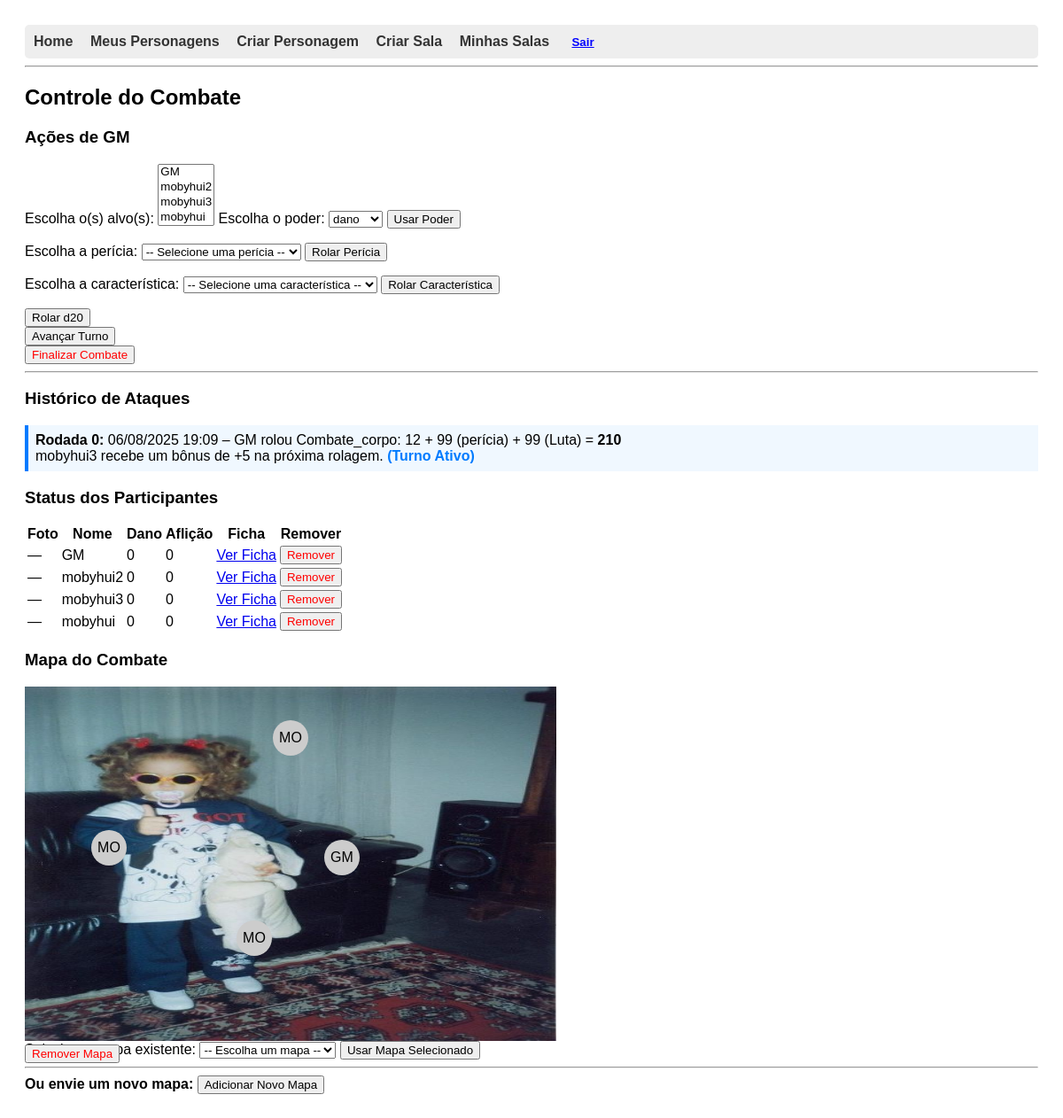
The page /combate/76/ (signed in) on the database its author committed.
### combate/models.py (models this page shows, shortened)
class Turno(models.Model):
    combate = models.ForeignKey(Combate, on_delete=models.CASCADE)
    personagem = models.ForeignKey(Personagem, on_delete=models.CASCADE)
    ordem = models.PositiveIntegerField()
    ativo = models.BooleanField(default=False)
    criado_em = models.DateTimeField(auto_now_add=True)
    descricao = models.TextField(blank=True, null=True)  # <-- Adicione esta linha!

class Participante(models.Model):
    personagem = models.ForeignKey(Personagem, on_delete=models.CASCADE)
    combate = models.ForeignKey(Combate, on_delete=models.CASCADE)
    iniciativa = models.IntegerField()
    dano = models.IntegerField(default=0)
    aflicao = models.IntegerField(default=0)
    bonus_temporario = models.IntegerField(default=0)      # Para Buff
    penalidade_temporaria = models.IntegerField(default=0) # Para Debuff

class Mapa(models.Model):
    nome = models.CharField(max_length=100)
    imagem = models.ImageField(upload_to='mapas/')
    combate = models.ForeignKey('Combate', on_delete=models.CASCADE, related_name='mapas', blank=True, null=True)  # <-- Torne opcional
    criado_por = models.ForeignKey('auth.User', on_delete=models.CASCADE)
    criado_em = models.DateTimeField(auto_now_add=True)

class PosicaoPersonagem(models.Model):
    mapa = models.ForeignKey(Mapa, on_delete=models.CASCADE)
    participante = models.ForeignKey('Participante', on_delete=models.CASCADE)
    x = models.IntegerField(default=0)
    y = models.IntegerField(default=0)

### personagens/models.py (models this page shows, shortened)
class Personagem(models.Model):
    especialidade_casting_ability = models.CharField(
        max_length=20,
        choices=CASTING_ABILITY_CHOICES,
        verbose_name="Habilidade de Conjuração da Especialidade",
        default='inteligencia'
    )
    nome = models.CharField(max_length=100)
    usuario = models.ForeignKey(User, on_delete=models.CASCADE)
    nivel_poder = models.IntegerField(default=10)
    foto = models.ImageField(upload_to='personagens_fotos/', blank=True, null=True)
    forca = models.IntegerField(default=0)
    vigor = models.IntegerField(default=0)
    destreza = models.IntegerField(default=0)
    agilidade = models.IntegerField(default=0)
    luta = models.IntegerField(default=0)
    inteligencia = models.IntegerField(default=0)
    prontidao = models.IntegerField(default=0)
    presenca = models.IntegerField(default=0)
    aparar = models.IntegerField(default=0)
    esquivar = models.IntegerField(default=0)
    fortitude = models.IntegerField(default=0)
    vontade = models.IntegerField(default=0)
    resistencia = models.IntegerField(default=0)
    penalidade_resistencia = models.IntegerField(default=0, blank=True)
    condicao = models.CharField(max_length=30, blank=True, default="")
    acrobacias = models.IntegerField(default=0)
    atletismo = models.IntegerField(default=0)
    combate_distancia = models.IntegerField(default=0)
    combate_corpo = models.IntegerField(default=0)
    enganacao = models.IntegerField(default=0)
    especialidade = models.IntegerField(default=0)
    furtividade = models.IntegerField(default=0)
    intimidacao = models.IntegerField(default=0)
    intuicao = models.IntegerField(default=0)
    investigacao = models.IntegerField(default=0)
    percepcao = models.IntegerField(default=0)
    persuasao = models.IntegerField(default=0)
    prestidigitacao = models.IntegerField(default=0)
    tecnologia = models.IntegerField(default=0)
    tratamento = models.IntegerField(default=0)
    veiculos = models.IntegerField(default=0)
    historia = models.IntegerField(default=0)
    sobrevivencia = models.IntegerField(default=0)

### combate/views.py (the view)
# urls.py: path('<int:combate_id>/', detalhes_combate, name='detalhes_combate'),
def detalhes_combate(request, combate_id):
    combate = get_object_or_404(Combate, id=combate_id)
    participantes = Participante.objects.filter(combate=combate).order_by('-iniciativa')
    turnos = Turno.objects.filter(combate=combate).order_by('criado_em')  # ou por ordem
    turno_ativo = turnos.filter(ativo=True).first()
    mapas_globais = Mapa.objects.filter(combate__isnull=True, criado_por=request.user)
    mapa = combate.mapas.first()
    posicoes = PosicaoPersonagem.objects.filter(mapa=mapa) if mapa else []
    poderes_disponiveis = Poder.objects.filter(personagem=turno_ativo.personagem) if turno_ativo else []
    defesas_disponiveis = ["vontade", "fortitude", "resistencia", "aparar", "esquivar"]
    pericias = [
        'acrobacias', 'atletismo', 'combate_distancia', 'combate_corpo', 'enganacao',
        'especialidade', 'furtividade', 'intimidacao', 'intuicao', 'investigacao',
        'percepcao', 'persuasao', 'prestidigitacao', 'tecnologia', 'tratamento',
        'veiculos', 'historia', 'sobrevivencia'
    ]
    caracteristicas = [
        'forca', 'vigor', 'destreza', 'agilidade', 'luta', 'inteligencia', 'prontidao', 'presenca'
    ]
    personagens_no_combate_ids = participantes.values_list('personagem_id', flat=True)
    personagens_disponiveis = Personagem.objects.filter(usuario=request.user).exclude(id__in=personagens_no_combate_ids)
    context = {
        'combate': combate,
        'participantes': participantes,
        'turnos': turnos,
        'turno_ativo': turno_ativo,
        'poderes_disponiveis': poderes_disponiveis,
        'defesas': defesas_disponiveis,
        'personagens_disponiveis': personagens_disponiveis,
        'pericias': pericias,
        'caracteristicas': caracteristicas,
        'mapas_globais': mapas_globais,
        'mapa': mapa,
        'posicoes': posicoes,
    }
    return render(request, 'combate/detalhes_combate.html', context)

### combate/templates/combate/detalhes_combate.html (shortened to what this page needs)
{% extends 'base.html' %}
{% block content %}
<h2>Controle do Combate</h2>
{% if turno_ativo %}
  <h3>Ações de {{ turno_ativo.personagem.nome }}</h3>
  <form method="post" action="{% url 'realizar_ataque' combate.id %}" id="form-ataque">
    <label for="alvo">Escolha o(s) alvo(s):</label>
    <select id="alvo" name="alvo_id" multiple required size="4">
      {% for p in participantes %}
        <option value="{{ p.personagem.id }}">{{ p.personagem.nome }}</option>
      {% endfor %}
    </select>
    <label for="poder">Escolha o poder:</label>
    <select name="poder_id" id="poder" required>
      {% for poder in poderes_disponiveis %}
        <option value="{{ poder.id }}">{{ poder.nome }}</option>
      {% empty %}
        <option disabled>Nenhum poder disponível</option>
      {% endfor %}
    </select>
    <button type="submit">Usar Poder</button>
  </form>
<form method="post" action="{% url 'realizar_ataque' combate.id %}" id="form-pericia" style="margin-top: 1em;">
  <label for="pericia_rolar">Escolha a perícia:</label>
  <select name="pericia" id="pericia_rolar" required>
    <option value="">-- Selecione uma perícia --</option>
  </select>
  <button type="submit" name="rolar_pericia" value="1">Rolar Perícia</button>
</form>
<form method="post" action="{% url 'realizar_ataque' combate.id %}" id="form-caracteristica" style="margin-top: 1em;">
  <label for="caracteristica_rolar">Escolha a característica:</label>
  <select name="caracteristica" id="caracteristica_rolar" required>
    <option value="">-- Selecione uma característica --</option>
  </select>
  <button type="submit" name="rolar_caracteristica" value="1">Rolar Característica</button>
</form>
<form method="post" action="{% url 'realizar_ataque' combate.id %}" style="margin-top: 1em;">
  <button type="submit" name="rolar_d20" value="1">Rolar d20</button>
</form>
  <form method="post" action="{% url 'avancar_turno' combate.id %}">
    <button type="submit" formnovalidate>Avançar Turno</button>
  </form>
  <form method="post" action="{% url 'finalizar_combate' combate.id %}">
    <button type="submit" style="color: red;" formnovalidate>Finalizar Combate</button>
  </form>
{% endif %}
<hr>
<h3>Histórico de Ataques</h3>
<ul style="list-style-type: none; padding-left: 0;">
  {% for turno in turnos %}
<li style="margin-bottom: 0.5em; {% if turno.ativo %}background-color: #f0f8ff; padding: 0.5em; border-left: 4px solid #007bff;{% endif %}">
  <strong>Rodada {{ turno.ordem }}:</strong>
  {{ turno.criado_em|date:"d/m/Y H:i" }} – {{ turno.descricao|safe }}
  {% if turno.ativo %}
    <span style="color: #007bff; font-weight: bold;">(Turno Ativo)</span>
  {% endif %}
</li>
  {% empty %}
    <li>Nenhum ataque registrado ainda.</li>
  {% endfor %}
</ul>
<h3>Status dos Participantes</h3>
<table>
  <tr>
    <th>Foto</th>
    <th>Nome</th>
    <th>Dano</th>
    <th>Aflição</th>
    <th>Ficha</th>
    <th>Remover</th>
  </tr>
  {% for p in participantes %}
    <tr>
      <td>
        {% if p.personagem.foto %}
          <img src="{{ p.personagem.foto.url }}" alt="Foto" style="max-width:60px; max-height:60px;">
        {% else %}
          <span>—</span>
        {% endif %}
      </td>
      <td>{{ p.personagem.nome }}</td>
      <td>{{ p.dano }}</td>
      <td>{{ p.aflicao }}</td>
      <td>
        <a href="{% url 'ficha_personagem' p.personagem.id %}" target="_blank">Ver Ficha</a>
      </td>
      <td>
        <form method="post" action="{% url 'remover_participante' combate.id p.id %}" style="display:inline;">
          <button type="submit" style="color:red;">Remover</button>
        </form>
      </td>
    </tr>
  {% endfor %}
</table>
<h3>Mapa do Combate</h3>
{% if combate.mapas.all %}
  {% for mapa in combate.mapas.all %}
    <div id="mapa-area-{{ mapa.id }}" style="position:relative; width:600px; height:400px;">
      <img src="{{ mapa.imagem.url }}" alt="{{ mapa.nome }}" style="width:600px; height:400px;">
      {% for posicao in posicoes %}
        {% if posicao.mapa.id == mapa.id %}
          {% if posicao.participante.personagem.foto %}
            <img src="{{ posicao.participante.personagem.foto.url }}"
                 id="token-{{ posicao.id }}"
                 style="position:absolute; left:{{ posicao.x }}px; top:{{ posicao.y }}px; width:40px; height:40px; cursor:move;"
                 draggable="true"
                 ondragstart="drag(event, {{ posicao.id }})">
          {% else %}
            <div id="token-{{ posicao.id }}"
                 style="position:absolute; left:{{ posicao.x }}px; top:{{ posicao.y }}px; width:40px; height:40px; background:#ccc; border-radius:50%; text-align:center; line-height:40px; cursor:move;"
                 draggable="true"
                 ondragstart="drag(event, {{ posicao.id }})">
              {{ posicao.participante.personagem.nome|slice:":2"|upper }}
            </div>
          {% endif %}
        {% endif %}
      {% endfor %}
      <form method="post" action="{% url 'remover_mapa' combate.id mapa.id %}">
        <button type="submit" style="color:red;">Remover Mapa</button>
      </form>
    </div>
  {% endfor %}
{% endif %}
<form method="post" enctype="multipart/form-data" action="{% url 'adicionar_mapa' combate.id %}">
  <label for="mapa_existente">Selecionar mapa existente:</label>
  <select name="mapa_existente" id="mapa_existente">
    <option value="">-- Escolha um mapa --</option>
  </select>
  <button type="submit" name="usar_existente" value="1">Usar Mapa Selecionado</button>
  <hr>
  <strong>Ou envie um novo mapa:</strong>
  <button type="submit">Adicionar Novo Mapa</button>
</form>
{% endblock %}

### templates/base.html (style rules this page uses)
body { font-family: Arial, sans-serif; padding: 20px; }

### rows shown on the page
Turno: personagem.nome "GM", ordem "0", criado_em "06/08/2025 19:09", descricao "GM rolou Combate_corpo: 12 + 99 (perícia) + 99 (Luta) = 210 mobyhui3 recebe um bônus de +5 na próxima rolagem.", ativo "(Turno Ativo)"
Participante: personagem.nome "GM", dano "0", aflicao "0"
Participante: personagem.nome "mobyhui2", dano "0", aflicao "0"
Participante: personagem.nome "mobyhui3", dano "0", aflicao "0"
Participante: personagem.nome "mobyhui", dano "0", aflicao "0"
Mapa: imagem (picture)
PosicaoPersonagem: participante.personagem.nome "GM"
PosicaoPersonagem: participante.personagem.nome "MO"
PosicaoPersonagem: participante.personagem.nome "MO"
PosicaoPersonagem: participante.personagem.nome "MO"

### other values the page prints
form field poder_id "dano"
